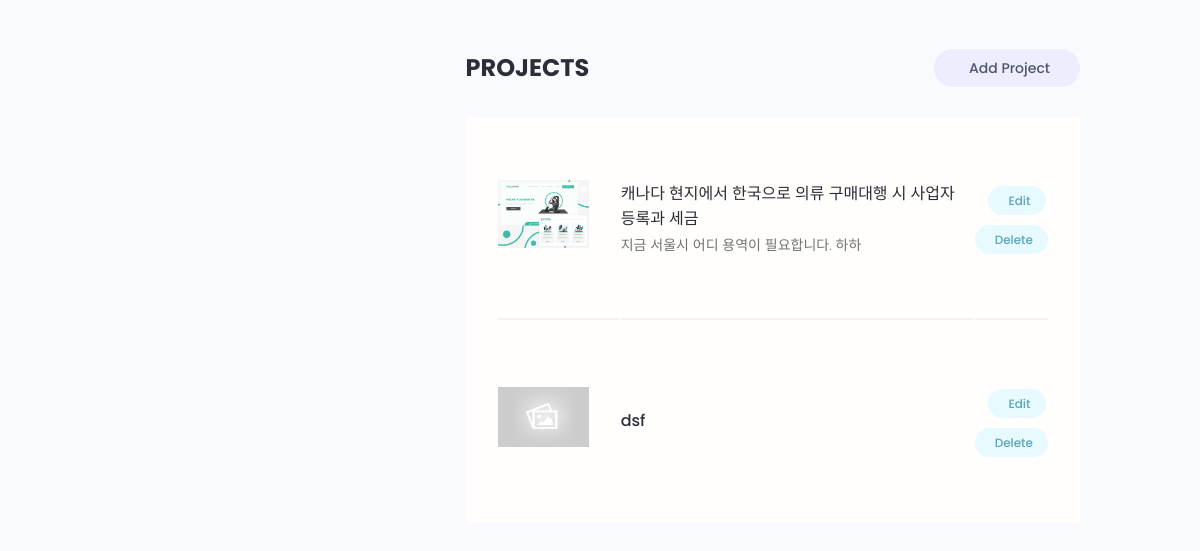
/account/ (signed in, lower part), run on an earlier commit of the app's database.
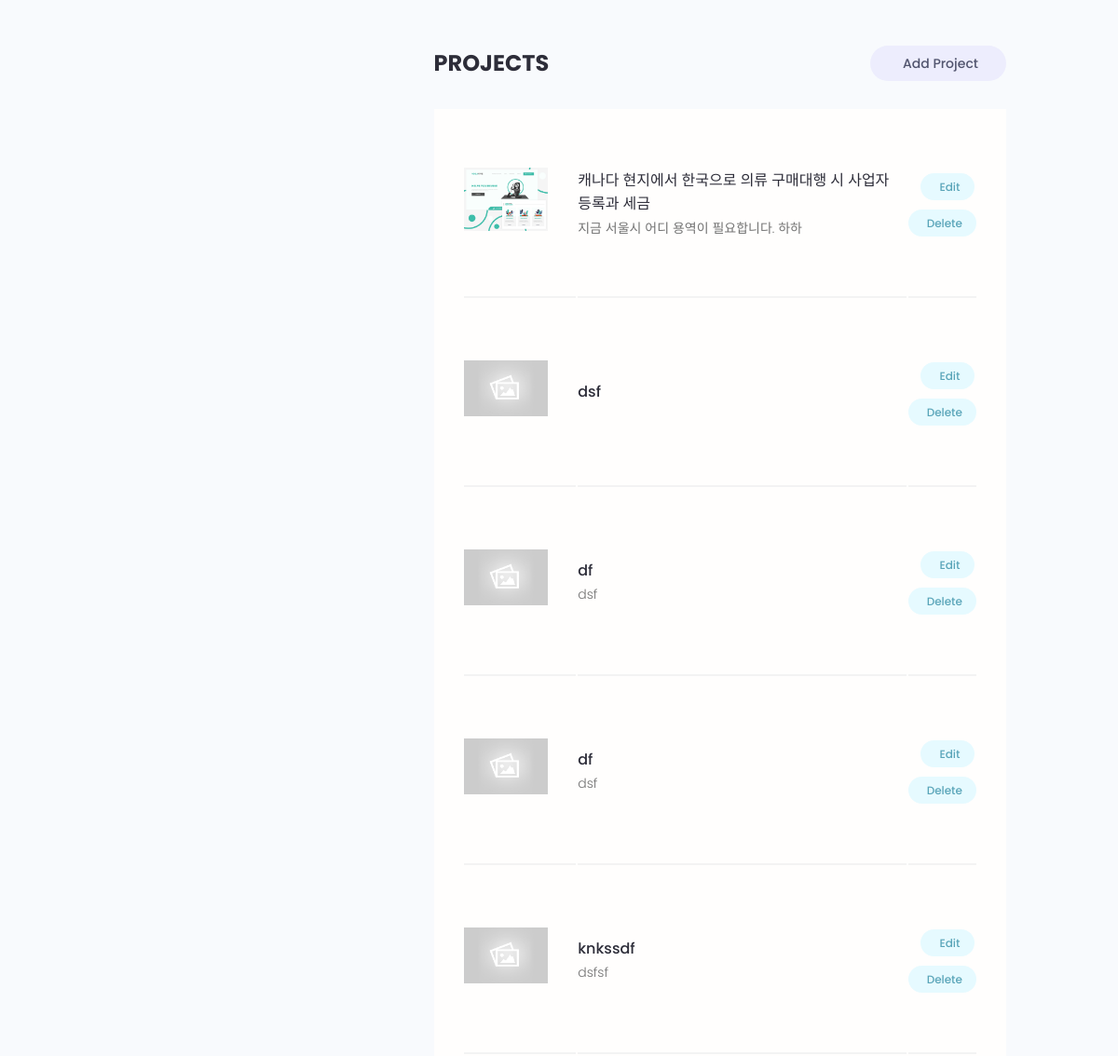
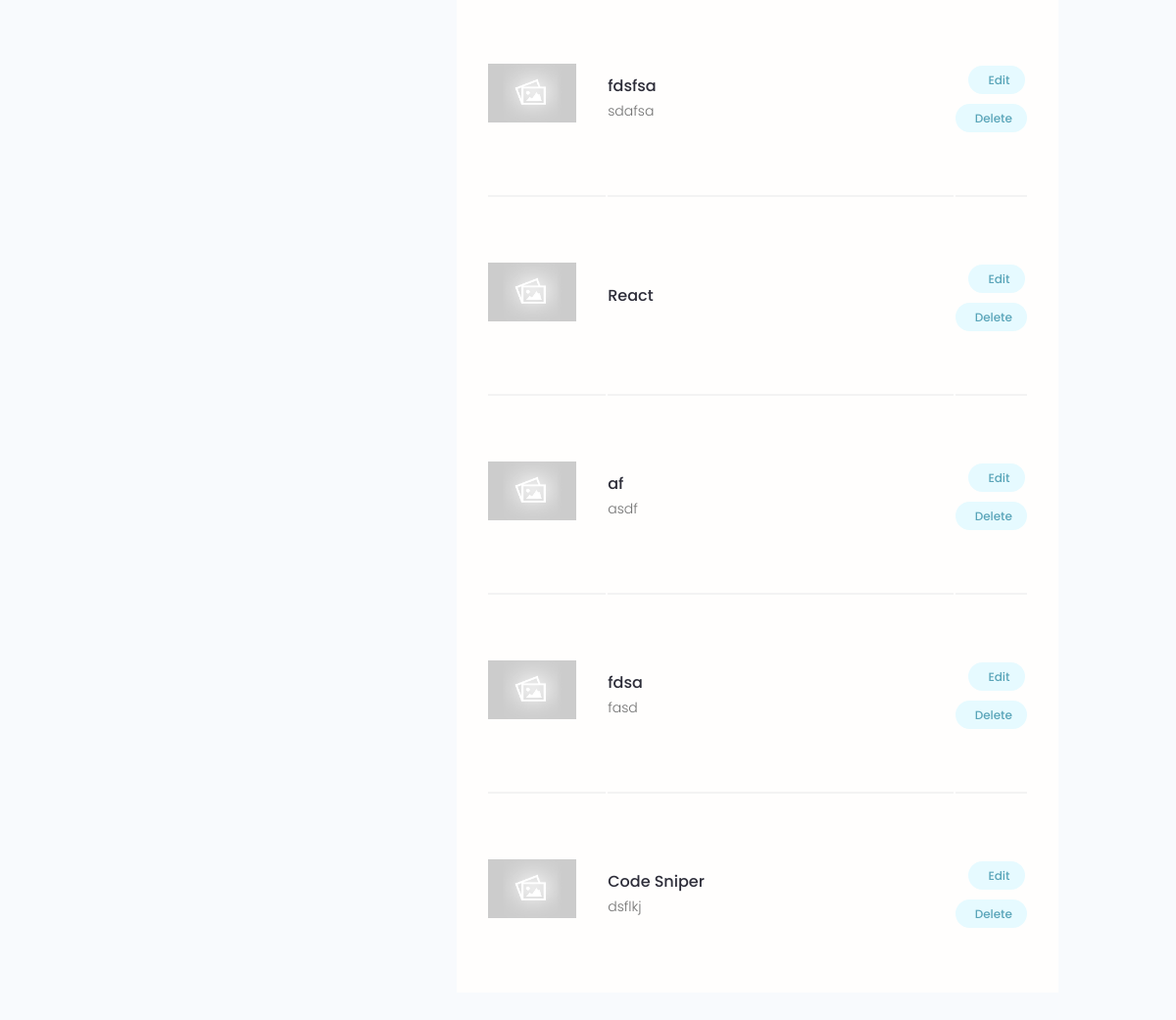
And on a later commit of the database (2 pictures, top to bottom).
### projects/models.py (models this page shows, shortened)
class Project(models.Model):
    owner = models.ForeignKey(
        Profile, null=True, blank=True, on_delete=models.SET_NULL)
    title = models.CharField(max_length=200)
    description = models.TextField(null=True, blank=True)
    featured_image = models.ImageField(
        null=True, blank=True, default="default.jpg")
    demo_link = models.CharField(max_length=2000, null=True, blank=True)
    source_link = models.CharField(max_length=2000, null=True, blank=True)
    tags = models.ManyToManyField('Tag', blank=False, null=False)
    vote_total = models.IntegerField(default=0, null=True, blank=True)
    vote_ratio = models.IntegerField(default=0, null=True, blank=True)
    created = models.DateTimeField(auto_now_add=True)
    id = models.UUIDField(default=uuid.uuid4, unique=True,
                          primary_key=True, editable=False)

### users/views.py (the view)
# urls.py: path('account/', views.userAccount, name="account"),
@login_required(login_url='login')
def userAccount(request):
    profile = request.user.profile
    skills = profile.skill_set.all()
    projects = profile.project_set.all()
    context = {'profile': profile, 'skills': skills, 'projects': projects}
    return render(request, 'users/account.html', context)

### users/templates/users/account.html (shortened to what this page needs)
{% extends 'main.html' %}
{% block content %}
<main class="settingsPage profile my-md">
  <div class="container">
    <div class="layout">
      <div class="column column--1of3">
      </div>
      <div class="column column--2of3">
        <div class="settings">
          <h3 class="settings__title">Projects</h3>
          <a class="tag tag--pill tag--sub settings__btn tag--lg" href="{% url 'create-project' %}"> Add Project</a>
        </div>
        <table class="settings__table">
          {% for project in projects %}
          <tr>
            <td class="settings__thumbnail">
              <a href="{% url 'project' project.id %}"><img src="{{project.featured_image.url}}"
                  alt="Project Thumbnail" /></a>
            </td>
            <td class="settings__tableInfo">
              <a href="{% url 'project' project.id %}">{{project.title}}</a>
              <p>{{project.description|slice:"150"}}</p>
            </td>
            <td class="settings__tableActions">
              <a class="tag tag--pill tag--main settings__btn" href="{% url 'update-project' project.id %}"> Edit</a>
              <a class="tag tag--pill tag--main settings__btn" href="{% url 'delete-project' project.id %}">
                Delete</a>
            </td>
          </tr>
          {% endfor %}
        </table>
      </div>
    </div>
  </div>
</main>
{% endblock %}

What changed in the data, as far as the page shows it:
added Project: featured_image (placeholder picture), title "df", description "dsf"
added Project: featured_image (placeholder picture), title "df", description "dsf"
added Project: featured_image (placeholder picture), title "knkssdf", description "dsfsf"
added Project: featured_image (placeholder picture), title "fdsfsa", description "sdafsa"
added Project: featured_image (placeholder picture), title "React"
added Project: featured_image (placeholder picture), title "af", description "asdf"
added Project: featured_image (placeholder picture), title "fdsa", description "fasd"
added Project: featured_image (placeholder picture), title "Code Sniper", description "dsflkj"
